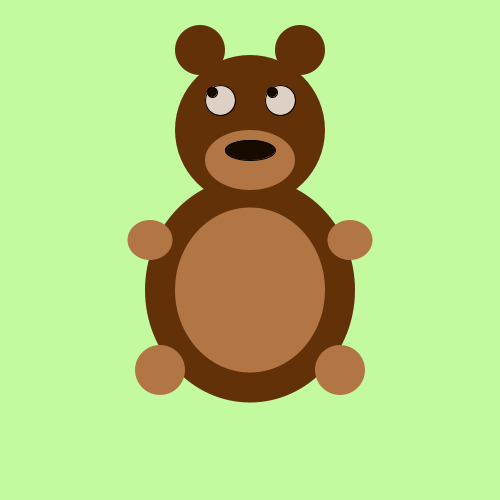
Frame 1 (no input)
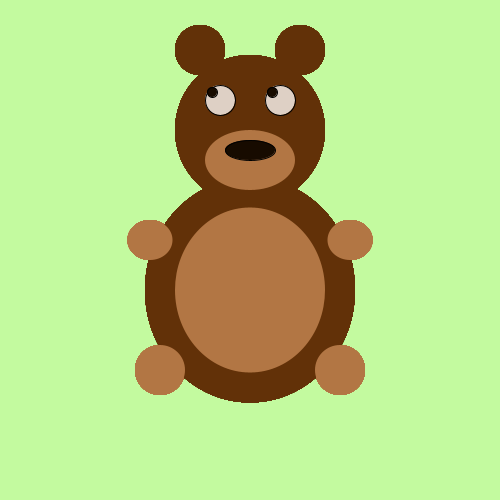
Frame 60 (the mouse pressed at the canvas centre just before this capture)
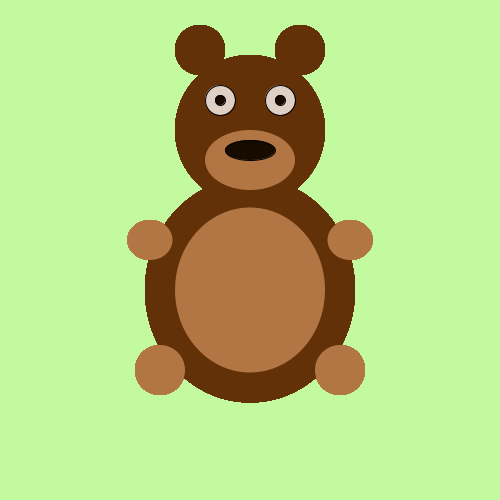
Frame 120 (the mouse held since frame 60 and released just before this capture)

The Processing sketch that drew these frames (run headless with seeded random() and noise(); from frame 60 on, the mouse is pressed at the canvas centre):

// Processing sketch: processing_24908
// ── processing_24908.pde


                
                void setup () {
  size(500,500);
  smooth();
    background (195,250,159);
}

void draw() {

  noStroke();
  fill (98,49,8);
  ellipse (250,290,210,225); //body
  ellipse (250,130,150,150); //head
  ellipse (200,50,50,50); //left ear
  ellipse (300,50,50,50); //right ear

 // noStroke();
  fill (178,118,68);
  ellipse (250,290,150,165); //body middle
  ellipse (250,160,90,60); //muzzle
  ellipse (150,240,45,40); //left top paw
  ellipse (350,240,45,40); //right top paw
  ellipse (160,370,50,50); //left bottom paw
  ellipse (340,370,50,50); //right bottom paw

  stroke(0);
  fill (222,208,197);
  ellipse (280,100,30,30); //right eye
  ellipse (220,100,30,30); //left eye

  fill(23,11,0);
  ellipse (250,150,50,20); //nose
  
 //map ( value/ data, actual min , actual max, target min, target max) 

  float leftPupil = map (mouseX, 0, width,  220-8, 220+8);
  float yValue = map (mouseY, 0, width, 100-8, 100+8);
  ellipse (leftPupil, yValue ,10,10); //left pupil

  float rightPupil = map (mouseX, 0, width,  280-8, 280+8);
//  map (mouseY, 0, width, 100-15, 100+15);
  ellipse (rightPupil, yValue ,10,10); //right pupil
}
